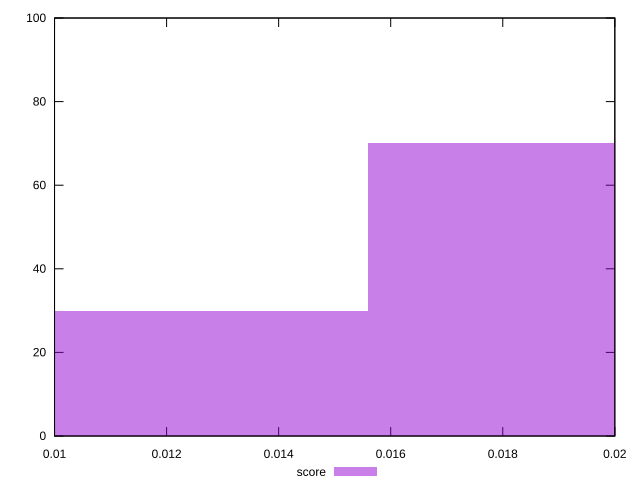

gnuplot code for this plot:
reset

$score <<EOF
0.010393150358309055 30
0.02078630071661811 70
EOF

set key outside below
set boxwidth 0.010393150358309055
set xrange [0.01:0.02]
set yrange [0:100]
set trange [0:100]
set style fill transparent solid 0.5 noborder
set terminal svg size 640, 490 enhanced background rgb 'white'
set output "reprap/cumulative-layout-shift/samples/pages/score/histogram.svg"

plot $score title "score" with boxes

reset
